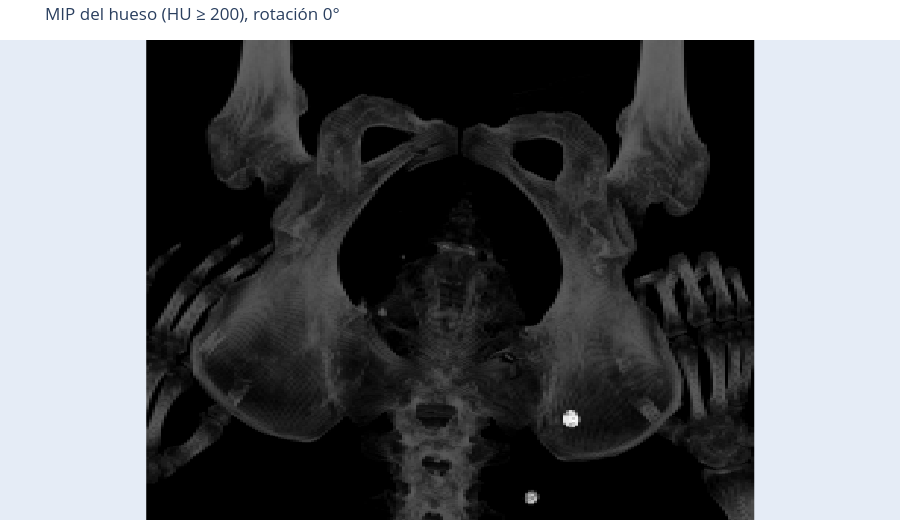

The notebook cell saved with this chart:
### Markdown cell above
**Qué revisar aquí antes de entrenar** (y anotarlo en la bitácora):
- etiquetas dentro de 0..30 (el script avisa si no);
- rango de distancias GT → confirma el 2 mm–25 cm del profesor y justifica `log(1+d)`;
- percentiles de HU del hueso → ventana HU y umbral del MIP en `configs/default.yaml`;
- spacing en z → por qué toda distancia se mide en mm con el header.

### Code cell
from src.data.io import leer_volumen, listar_casos
from src.dashboard.visualizadores import vis_mip_raw

casos = listar_casos(cfg["rutas"]["imagenes"], cfg["rutas"]["etiquetas"])
CASO = splits["splits"]["test"][0]   # un paciente de test: el modelo nunca lo vio
caso = next(c for c in casos if c["id"] == CASO)
hu, spacing, _ = leer_volumen(caso["imagen"])
print(f"caso {CASO} · forma {hu.shape} · spacing zyx {tuple(round(s, 3) for s in spacing)} mm")

# Visualizador 1: MIP del hueso por umbral de HU (preprocesamiento clasico, sin modelo)
vis_mip_raw(hu, spacing, umbral_hu=cfg["datos"]["umbral_hueso_hu"], angulo=0).show()

### Figure 1 — Plotly figure (JSON) as saved in the notebook; plotly's stock layout.template omitted (floating-point values rounded to 4 significant figures; data arrays with more than 128 entries replaced by an {"elided": "..."} marker saying what was removed)
{"data": [{"colorscale": [[0, "rgb(0,0,0)"], [0.125, "rgb(37,37,37)"], [0.25, "rgb(82,82,82)"], [0.375, "rgb(115,115,115)"], [0.5, "rgb(150,150,150)"], [0.625, "rgb(189,189,189)"], [0.75, "rgb(217,217,217)"], [0.875, "rgb(240,240,240)"], [1, "rgb(255,255,255)"]], "showscale": false, "type": "heatmap", "z": {"elided": "337x207 float values"}}], "layout": {"height": 520, "margin": {"b": 0, "l": 0, "r": 0, "t": 40}, "title": {"text": "MIP del hueso (HU ≥ 200), rotación 0°"}, "xaxis": {"visible": false}, "yaxis": {"scaleanchor": "x", "scaleratio": 0.4853, "visible": false}}}
